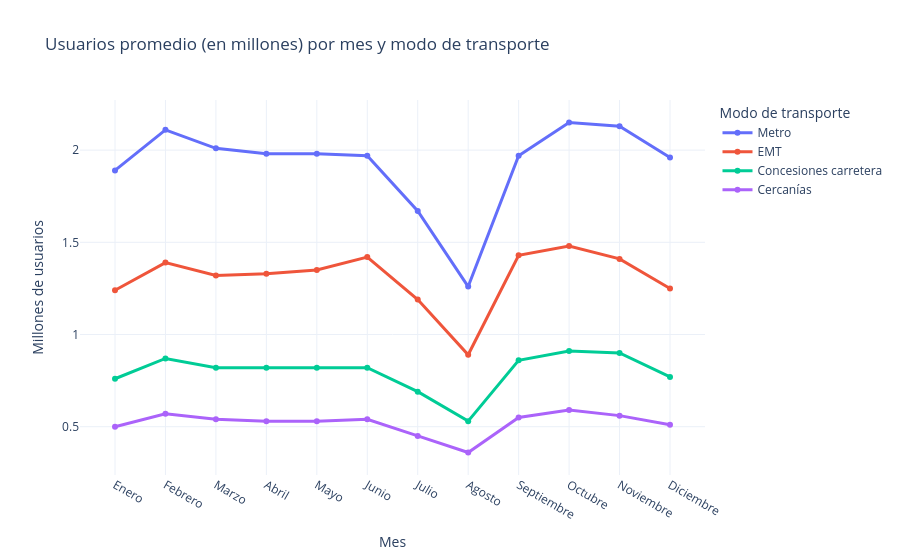

Notebook cell for this chart:
### Code cell
# Vamos a crear un gráfico de líneas para visualizar la tendencia de uso/índice de cada medio de transporte a lo largo de los meses del año.
fig = go.Figure()

# Añadir una línea por cada modo de transporte
fig.add_trace(go.Scatter(x=anual['mes'], y=anual['metro'], mode='lines+markers',
                         name='Metro', line=dict(width=3)))
fig.add_trace(go.Scatter(x=anual['mes'], y=anual['EMT'], mode='lines+markers',
                         name='EMT', line=dict(width=3)))
fig.add_trace(go.Scatter(x=anual['mes'], y=anual['conc_carretera'], mode='lines+markers',
                         name='Concesiones carretera', line=dict(width=3)))
fig.add_trace(go.Scatter(x=anual['mes'], y=anual['cercanias'], mode='lines+markers',
                         name='Cercanías', line=dict(width=3)))

# Personalización del gráfico
fig.update_layout(
    title='Usuarios promedio (en millones) por mes y modo de transporte',
    xaxis_title='Mes',
    yaxis_title='Millones de usuarios',
    template='plotly_white',
    hovermode='x unified',
    legend_title='Modo de transporte'
)

fig.show()

### Figure 1 — Plotly figure (JSON) as saved in the notebook; plotly's stock layout.template omitted (floating-point values rounded to 4 significant figures)
{"data": [{"line": {"width": 3}, "mode": "lines+markers", "name": "Metro", "type": "scatter", "x": ["Enero", "Febrero", "Marzo", "Abril", "Mayo", "Junio", "Julio", "Agosto", "Septiembre", "Octubre", "Noviembre", "Diciembre"], "y": [1.89, 2.11, 2.01, 1.98, 1.98, 1.97, 1.67, 1.26, 1.97, 2.15, 2.13, 1.96]}, {"line": {"width": 3}, "mode": "lines+markers", "name": "EMT", "type": "scatter", "x": ["Enero", "Febrero", "Marzo", "Abril", "Mayo", "Junio", "Julio", "Agosto", "Septiembre", "Octubre", "Noviembre", "Diciembre"], "y": [1.24, 1.39, 1.32, 1.33, 1.35, 1.42, 1.19, 0.89, 1.43, 1.48, 1.41, 1.25]}, {"line": {"width": 3}, "mode": "lines+markers", "name": "Concesiones carretera", "type": "scatter", "x": ["Enero", "Febrero", "Marzo", "Abril", "Mayo", "Junio", "Julio", "Agosto", "Septiembre", "Octubre", "Noviembre", "Diciembre"], "y": [0.76, 0.87, 0.82, 0.82, 0.82, 0.82, 0.69, 0.53, 0.86, 0.91, 0.9, 0.77]}, {"line": {"width": 3}, "mode": "lines+markers", "name": "Cercanías", "type": "scatter", "x": ["Enero", "Febrero", "Marzo", "Abril", "Mayo", "Junio", "Julio", "Agosto", "Septiembre", "Octubre", "Noviembre", "Diciembre"], "y": [0.5, 0.57, 0.54, 0.53, 0.53, 0.54, 0.45, 0.36, 0.55, 0.59, 0.56, 0.51]}], "layout": {"hovermode": "x unified", "legend": {"title": {"text": "Modo de transporte"}}, "title": {"text": "Usuarios promedio (en millones) por mes y modo de transporte"}, "xaxis": {"title": {"text": "Mes"}}, "yaxis": {"title": {"text": "Millones de usuarios"}}}}
